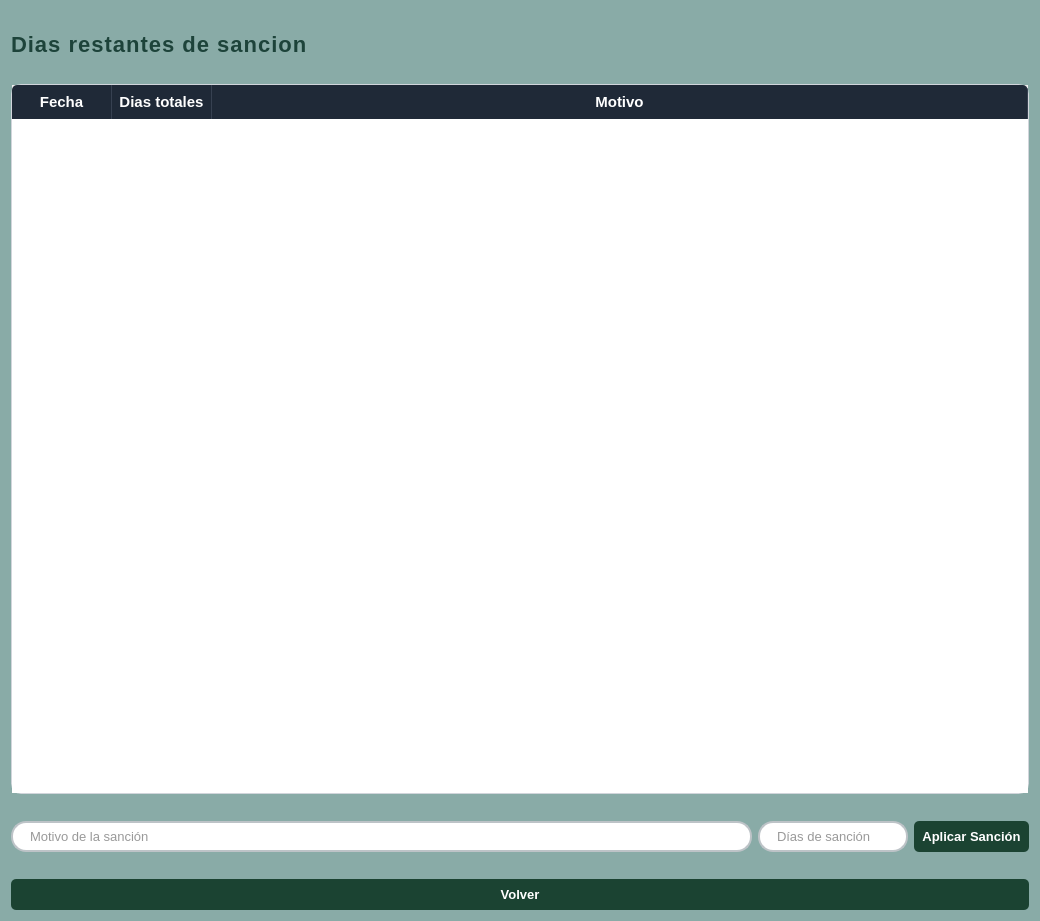
<?xml version="1.0" encoding="UTF-8"?>
<ui version="4.0">
 <class>Dialog</class>
 <widget class="QDialog" name="Dialog">
  <property name="geometry">
   <rect>
    <x>0</x>
    <y>0</y>
    <width>1040</width>
    <height>921</height>
   </rect>
  </property>
  <property name="sizePolicy">
   <sizepolicy hsizetype="Expanding" vsizetype="Expanding">
    <horstretch>0</horstretch>
    <verstretch>0</verstretch>
   </sizepolicy>
  </property>
  <property name="windowTitle">
   <string>Dialog</string>
  </property>
  <property name="styleSheet">
   <string notr="true">#Dialog {
    background-color: #89ABA7;
}

* {
    font-family: 'Segoe UI', Tahoma, Geneva, Verdana, sans-serif;
    font-size: 13px;
}

QFrame#frame_principal {
    background-color: white;
    border: 2px solid #e5e7eb;
    border-radius: 15px;
}
QTableWidget::item:selected {
    background-color: #dbeafe; 
    color: #1e40af;
}

QComboBox QAbstractItemView {
    background-color: white;
    selection-background-color: #1f2937; 
    selection-color: white; 
}

QLineEdit, QComboBox {
    border: 1px solid #ced4da;
    border-radius: 5px;
    padding: 5px;
    background-color: white;
    color: #333;
}

QLineEdit {
    border: 2px solid #bdc3c7;
    border-radius: 15px; 
    padding: 5px 15px;
    background: white;
    selection-background-color: #34495e;
}


QTableWidget {
    border: 1px solid #d1d5db;
    border-radius: 10px; 
    gridline-color: #f3f4f6;
}
/* Estilo para las cabeceras de la tabla */
QHeaderView::section {
    background-color: #2c3e50;
    color: white;
    padding: 5px;
    border: none;
    font-weight: bold;
}


QPushButton#boton_buscar {
    background-color: #bdc3c7;
    color: white;
    border-radius: 10px;
    padding: 5px;
}

QPushButton#boton_buscar:hover {
    background-color: #d5dbdb;
}

QPushButton#boton_buscar:pressed {
    background-color: #7f8c8d;
}

QHeaderView::section:last {
    border-top-right-radius: 5px;
}

QHeaderView::section:first {
    border-top-left-radius: 5px;
}

QHeaderView::section {
    background-color: #1f2937; 
    color: #ffffff; /* Texto blanco */
    font-family: &quot;Segoe UI&quot;, Arial, sans-serif;
    font-size: 15px;
    font-weight: bold; /* Negrita */
    padding: 6px;
    border: none;
    border-right: 1px solid #374151; /* Una pequeña línea divisoria entre títulos */
}

</string>
  </property>
  <layout class="QHBoxLayout" name="horizontalLayout_2" stretch="0,0">
   <item>
    <layout class="QHBoxLayout" name="horizontalLayout_3"/>
   </item>
   <item>
    <layout class="QVBoxLayout" name="verticalLayout">
     <item>
      <widget class="QLabel" name="label_3">
       <property name="text">
        <string/>
       </property>
      </widget>
     </item>
     <item>
      <widget class="QLabel" name="linea_tiempo">
       <property name="styleSheet">
        <string notr="true">QLabel{
    font-weight: bold;
    text-transform: uppercase;
    font-size: 22px;
    letter-spacing: 1px;
    color: #1D433A;
}</string>
       </property>
       <property name="text">
        <string>Dias restantes de sancion</string>
       </property>
      </widget>
     </item>
     <item>
      <widget class="QLabel" name="label_4">
       <property name="text">
        <string/>
       </property>
      </widget>
     </item>
     <item>
      <widget class="QTableWidget" name="tabla_sanciones">
       <property name="sizePolicy">
        <sizepolicy hsizetype="Expanding" vsizetype="Expanding">
         <horstretch>0</horstretch>
         <verstretch>0</verstretch>
        </sizepolicy>
       </property>
       <property name="minimumSize">
        <size>
         <width>0</width>
         <height>0</height>
        </size>
       </property>
       <property name="maximumSize">
        <size>
         <width>16777215</width>
         <height>16777215</height>
        </size>
       </property>
       <property name="styleSheet">
        <string notr="true"/>
       </property>
       <property name="editTriggers">
        <set>QAbstractItemView::NoEditTriggers</set>
       </property>
       <property name="alternatingRowColors">
        <bool>true</bool>
       </property>
       <property name="selectionMode">
        <enum>QAbstractItemView::SingleSelection</enum>
       </property>
       <property name="selectionBehavior">
        <enum>QAbstractItemView::SelectRows</enum>
       </property>
       <property name="showGrid">
        <bool>false</bool>
       </property>
       <attribute name="horizontalHeaderCascadingSectionResizes">
        <bool>false</bool>
       </attribute>
       <attribute name="horizontalHeaderDefaultSectionSize">
        <number>100</number>
       </attribute>
       <attribute name="horizontalHeaderShowSortIndicator" stdset="0">
        <bool>false</bool>
       </attribute>
       <attribute name="horizontalHeaderStretchLastSection">
        <bool>true</bool>
       </attribute>
       <attribute name="verticalHeaderVisible">
        <bool>false</bool>
       </attribute>
       <attribute name="verticalHeaderCascadingSectionResizes">
        <bool>false</bool>
       </attribute>
       <attribute name="verticalHeaderStretchLastSection">
        <bool>false</bool>
       </attribute>
       <column>
        <property name="text">
         <string>Fecha</string>
        </property>
       </column>
       <column>
        <property name="text">
         <string>Dias totales</string>
        </property>
       </column>
       <column>
        <property name="text">
         <string>Motivo</string>
        </property>
       </column>
      </widget>
     </item>
     <item>
      <widget class="QLabel" name="label">
       <property name="text">
        <string/>
       </property>
      </widget>
     </item>
     <item>
      <layout class="QHBoxLayout" name="horizontalLayout">
       <item>
        <widget class="QLineEdit" name="linea_motivo">
         <property name="placeholderText">
          <string>Motivo de la sanción</string>
         </property>
        </widget>
       </item>
       <item>
        <widget class="QLineEdit" name="linea_dias">
         <property name="maximumSize">
          <size>
           <width>150</width>
           <height>16777215</height>
          </size>
         </property>
         <property name="placeholderText">
          <string>Días de sanción</string>
         </property>
        </widget>
       </item>
       <item>
        <widget class="QPushButton" name="pushButton">
         <property name="styleSheet">
          <string notr="true">QPushButton {
    background-color: #1B4332; 
    color: white; 
    border-radius: 5px;  
    padding: 8px;  
    font-weight: bold;
}

QPushButton:hover {
    background-color: #2D6A4F; 
}

QPushButton:pressed {
    background-color: #081C15;
}</string>
         </property>
         <property name="text">
          <string>Aplicar Sanción</string>
         </property>
         <property name="autoDefault">
          <bool>false</bool>
         </property>
        </widget>
       </item>
      </layout>
     </item>
     <item>
      <widget class="QLabel" name="label_2">
       <property name="text">
        <string/>
       </property>
      </widget>
     </item>
     <item>
      <widget class="QPushButton" name="boton_volver">
       <property name="styleSheet">
        <string notr="true">QPushButton {
    background-color: #1B4332; 
    color: white; 
    border-radius: 5px;  
    padding: 8px;  
    font-weight: bold;
}

QPushButton:hover {
    background-color: #2D6A4F; 
}

QPushButton:pressed {
    background-color: #081C15;
}</string>
       </property>
       <property name="text">
        <string>Volver</string>
       </property>
       <property name="autoDefault">
        <bool>false</bool>
       </property>
      </widget>
     </item>
    </layout>
   </item>
  </layout>
 </widget>
 <resources/>
 <connections/>
</ui>
